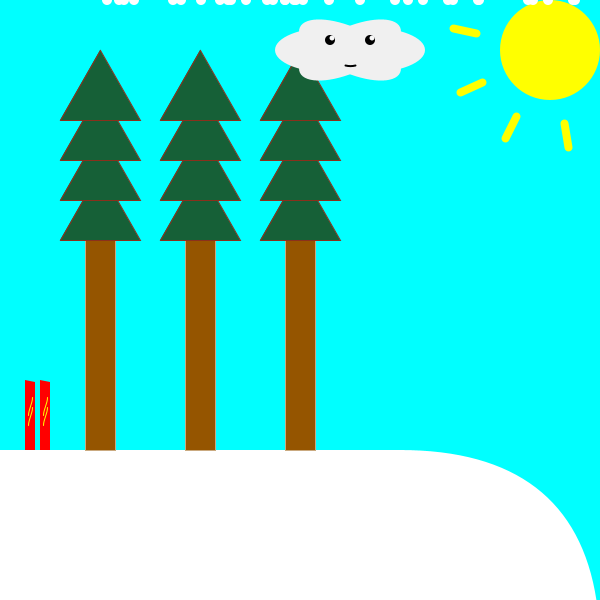
Frame 1 (no input)
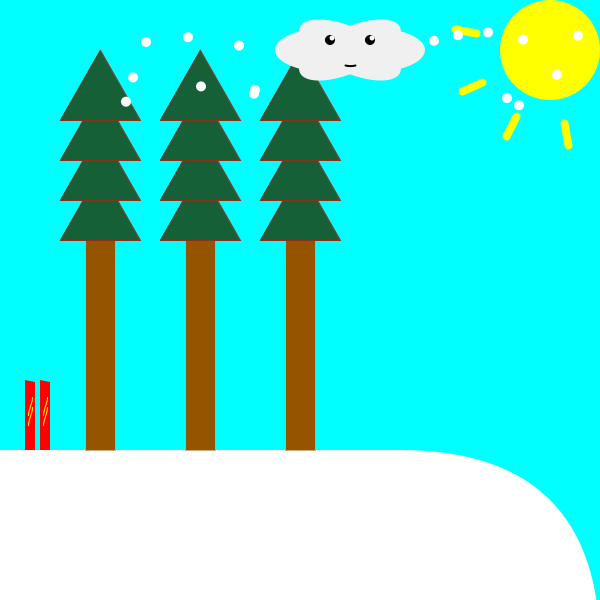
Frame 60 (the mouse pressed at the canvas centre just before this capture)
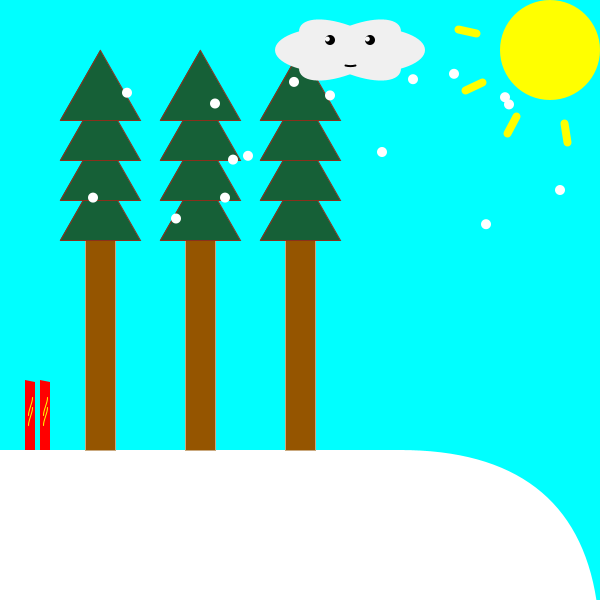
Frame 120 (the mouse held since frame 60 and released just before this capture)

The Processing sketch that drew these frames (run headless with seeded random() and noise(); from frame 60 on, the mouse is pressed at the canvas centre):

// Processing sketch: D101_Alan_Huang_Assignment1Part1_301362439
// ── D101_Alan_Huang_Assignment1Part1_301362439.pde
//Fills
color treeBark = color(149, 85, 0);
color pineGreen = color(22, 96, 55);
color snowColor = color(255);
color cloudEyeGlint = color(248);
color sunRay = color(255, 255, 0);
color cloudShade = color(240);
color cloudEyes = color(0);
color skiColor = color(255, 0, 0);
//Strokes
color cloudSmile = color(0);
color skiDesignColor = color(255, 255, 0);
color treeBarkOutline = treeBark/2;
color pineGreenOutline = pineGreen/2;


//Variables for animation
boolean sunRayDirection = true; //true = shrink sun rays, false = enlarge sun ray
float sunRayFlare = 1.0; //Must range from 0.75 to 1.0 (possible to be more than 1)
float snowFall1 = 0.0;
float snowFall2 = 0.0;
float snowFall3 = 0.0;
float snowFall4 = 0.0;
float snowFallSpeed = 10.0;

int timeInterval = 50;
int[] rand1 = new int[8];
int[] randSpeed1 = new int[8];
int[] rand2 = new int[8];
int[] randSpeed2 = new int[8];
int[] rand3 = new int[8];
int[] randSpeed3 = new int[8];
int[] rand4 = new int[8];
int[] randSpeed4 = new int[8];

int delay = 5;


void setup() {
  size(600, 600);
}

void draw() {
  //Background
  background(0, 255, 255); 
  
  //Snow flooring
  noStroke();
  fill(snowColor);
  rect(0, 450, 600, 450, 0, 200, 600, 600);
  
  //Pine trees
      //Trunk
  fill(treeBark);
  stroke(treeBarkOutline);
  rect(85, 240, 30, 210);
      //Leaves
  fill(pineGreen);
  stroke(pineGreenOutline);
  triangle(100, 170, 60, 240, 140, 240);
  triangle(100, 130, 60, 200, 140, 200);
  triangle(100, 90, 60, 160, 140, 160);
  triangle(100, 50, 60, 120, 140, 120);
  
    //Pine trees 2
      //Trunk
  fill(treeBark);
  stroke(treeBarkOutline);
  pushMatrix();
  translate(100, 0);
  rect(85, 240, 30, 210);
      //Leaves
  fill(pineGreen);
  stroke(pineGreenOutline);
  triangle(100, 170, 60, 240, 140, 240);
  triangle(100, 130, 60, 200, 140, 200);
  triangle(100, 90, 60, 160, 140, 160);
  triangle(100, 50, 60, 120, 140, 120);
  popMatrix();
  
    //Pine trees 3
      //Trunk
  fill(treeBark);
  stroke(treeBarkOutline);
  pushMatrix();
  translate(200, 0);
  rect(85, 240, 30, 210);
      //Leaves
  fill(pineGreen);
  stroke(pineGreenOutline);
  triangle(100, 170, 60, 240, 140, 240);
  triangle(100, 130, 60, 200, 140, 200);
  triangle(100, 90, 60, 160, 140, 160);
  triangle(100, 50, 60, 120, 140, 120);
  popMatrix();
  
  //Sun
  noStroke();
  fill(sunRay);
  arc(550, 50, 100, 100, 0,2*PI);
  
  //Sun rays
  stroke(sunRay);
  strokeWeight(8);
  pushMatrix();
  translate(550, 50);
  rotate(6.5);
  //Sun ray animation
  if (sunRayDirection == true) {
    if (sunRayFlare < 0.75) {
      sunRayDirection = false;
    }
    sunRayFlare -= 0.01;
  }
  if (sunRayDirection == false) {
    if (sunRayFlare > 1.0) {
      sunRayDirection = true;
    }
    sunRayFlare += 0.01;
  }
  //End of animation code
  line(-100*sunRayFlare, 0, -75, 0);
  rotate(-0.66);
  line(-100*sunRayFlare , 0, -75, 0);
  rotate(-0.66);
  line(-100*sunRayFlare, 0, -75, 0);
  rotate(-0.66);
  line(-100*sunRayFlare, 0, -75, 0);
  popMatrix();
  
  //Cloud
  noStroke();
  fill(cloudShade);
  pushMatrix();
  translate(350, 50);
  ellipse(-20, 0, 110, 45);
  ellipse(20, 0, 110, 45);
  rotate(9);
  ellipse(0, 0, 110, 45);
  rotate(-18);
  ellipse(0, 0, 110, 45);
  popMatrix();
  
  //Cloud eyes
  fill(cloudEyes);
  pushMatrix();
  translate(350, 40);
  arc(-20, 0, 10, 10, 0, 2*PI);
  arc(20, 0, 10, 10, 0, 2*PI);
  //eye glint
  fill(cloudEyeGlint);
  pushMatrix(); //Left Eye - your left
  translate(-20, 0);
  rotate(-mouseX/120);
  arc(2, -2, 5, 5, 0, 2*PI);
  popMatrix();
  
  pushMatrix(); //Right Eye
  translate(20, 0);
  rotate(-mouseX/120);
  arc(2, -2, 5, 5, 0, 2*PI);
  
  popMatrix();
  //cloud smile
  stroke(cloudSmile);
  strokeWeight(2);
  curve(-15, 20, -5, 25, 5, 25, 15, 20);
  popMatrix();
  
  
  //Skiis
  noStroke();
  fill(skiColor);
  pushMatrix();
  quad(40, 450, 40, 380, 50, 382, 50, 450);
  translate(-15, 0);
  quad(40, 450, 40, 380, 50, 382, 50, 450);
  popMatrix();
  
  //Skii design
  stroke(skiDesignColor);
  strokeWeight(1);
  pushMatrix();
  curve(43, 380, 47, 397, 43, 415, 47, 432);
  translate(0, 10);
  curve(43, 380, 47, 397, 43, 415, 47, 432);
  translate(-15, -10);
  curve(43, 380, 47, 397, 43, 415, 47, 432);
  translate(0, 10);
  curve(43, 380, 47, 397, 43, 415, 47, 432);
  popMatrix();
  
  //Snow storm (Animated) - If only I could use custom methods
  noStroke();
  fill(snowColor);
  //First Set of snow
  if (snowFall1%timeInterval == 0) {//As snowFall reaches timeInterval -> reset snowfall with random values
    for (int i = 0; i < 8; i++) {
      rand1[i] = (int)random(100, 600); //cast random value to int and store into rand[i] - These random values are start points along the x-axis
      randSpeed1[i] = (int)random(80, 120); // These random values dictate the different speeds, example: 80 = 80% speed
    }
    snowFall1 = 0;
  }
  for (int j = 0; j < 8; j++) { //Production of snow
    circle(rand1[j] - snowFall1, snowFall1 * randSpeed1[j]*0.01*snowFallSpeed, 10);
  }
  
  //Second Set of snow
   if (snowFall2%(timeInterval+delay) == 0) {
    for (int i = 0; i < 8; i++) {
      rand2[i] = (int)random(100, 600); //cast random value to int and store into rand[i]
      randSpeed2[i] = (int)random(80, 120);
    }
    snowFall2 = 0;
  }
  for (int j = 0; j < 8; j++) {
    circle(rand2[j] - snowFall2, snowFall2 * randSpeed2[j]*0.01*snowFallSpeed, 10);
  }
  
  //Third Set of snow
   if (snowFall3%(timeInterval+(2*delay)) == 0) {
    for (int i = 0; i < 8; i++) {
      rand3[i] = (int)random(100, 600); //cast random value to int and store into rand[i]
      randSpeed3[i] = (int)random(80, 120);
    }
    snowFall3 = 0;
  }
  for (int j = 0; j < 8; j++) {
    circle(rand3[j] - snowFall3, snowFall3 * randSpeed3[j]*0.01*snowFallSpeed, 10);
  }
  
  //Fourth Set of snow
   if (snowFall4%(timeInterval+(3*delay)) == 0) {
    for (int i = 0; i < 8; i++) {
      rand4[i] = (int)random(100, 600); //cast random value to int and store into rand[i]
      randSpeed4[i] = (int)random(80, 120);
    }
    snowFall4 = 0;
  }
  for (int j = 0; j < 8; j++) {
    circle(rand4[j] - snowFall4, snowFall4 * randSpeed4[j]*0.01*snowFallSpeed, 10);
  }
  
  
  println(snowFall1);
  snowFall1 += 1;
  snowFall2 += 1;
  snowFall3 += 1;
  snowFall4 += 1;
}
